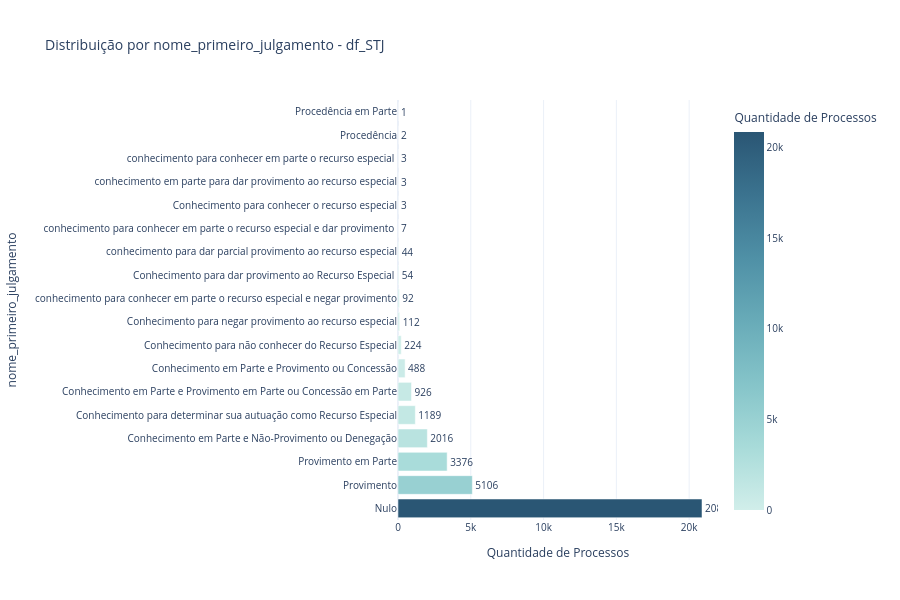

Notebook code for this chart:
### Markdown cell above
## EDA - Resultado Decisão

### Code cell
# prepara a Series e transforma em DataFrame para evitar ambiguidade do plotly.express
resultado_decisao_counts = df['nome_primeiro_julgamento'].fillna('Nulo').value_counts().head(20)

df_plot = resultado_decisao_counts.reset_index()
df_plot.columns = ['nome_primeiro_julgamento', 'count']

import plotly.express as px

fig = px.bar(
    df_plot,
    x='count',
    y='nome_primeiro_julgamento',
    orientation='h',
    title=f'Distribuição por nome_primeiro_julgamento - {nome_df}',
    labels={'count': 'Quantidade de Processos', 'nome_primeiro_julgamento': 'nome_primeiro_julgamento'},
    color='count',
    color_continuous_scale='Teal',
    text='count'
)

fig.update_layout(
    template='plotly_white',
    height=600,
    showlegend=False,
    font=dict(size=10)
)
fig.update_traces(textposition='outside')
fig.show()

print(f"Total de nome_primeiro_julgamento: {df['nome_primeiro_julgamento'].nunique()}")
print(f"\nTop nome_primeiro_julgamento:")
print(resultado_decisao_counts)

### Figure 1 — Plotly figure (JSON) as saved in the notebook; plotly's stock layout.template omitted (floating-point values rounded to 4 significant figures)
{"data": [{"hovertemplate": "Quantidade de Processos=%{marker.color}<br>nome_primeiro_julgamento=%{y}<extra></extra>", "legendgroup": "", "marker": {"color": [20882, 5106, 3376, 2016, 1189, 926, 488, 224, 112, 92, 54, 44, 7, 3, 3, 3, 2, 1], "coloraxis": "coloraxis", "pattern": {"shape": ""}}, "name": "", "orientation": "h", "showlegend": false, "text": [20880.0, 5106.0, 3376.0, 2016.0, 1189.0, 926.0, 488.0, 224.0, 112.0, 92.0, 54.0, 44.0, 7.0, 3.0, 3.0, 3.0, 2.0, 1.0], "textposition": "outside", "type": "bar", "x": [20882, 5106, 3376, 2016, 1189, 926, 488, 224, 112, 92, 54, 44, 7, 3, 3, 3, 2, 1], "xaxis": "x", "y": ["Nulo", "Provimento", "Provimento em Parte", "Conhecimento em Parte e Não-Provimento ou Denegação", "Conhecimento para determinar sua autuação como Recurso Especial", "Conhecimento em Parte e Provimento em Parte ou Concessão em Parte", "Conhecimento em Parte e Provimento ou Concessão", "Conhecimento para não conhecer do Recurso Especial", "Conhecimento para negar provimento ao recurso especial", "conhecimento para conhecer em parte o recurso especial e negar provimento", "Conhecimento para dar provimento ao Recurso Especial ", "conhecimento para dar parcial provimento ao recurso especial", "conhecimento para conhecer em parte o recurso especial e dar provimento ", "Conhecimento para conhecer o recurso especial", "conhecimento em parte para dar provimento ao recurso especial", "conhecimento para conhecer em parte o recurso especial ", "Procedência", "Procedência em Parte"], "yaxis": "y"}], "layout": {"barmode": "relative", "coloraxis": {"colorbar": {"title": {"text": "Quantidade de Processos"}}, "colorscale": [[0, "rgb(209, 238, 234)"], [0.1667, "rgb(168, 219, 217)"], [0.3333, "rgb(133, 196, 201)"], [0.5, "rgb(104, 171, 184)"], [0.6667, "rgb(79, 144, 166)"], [0.8333, "rgb(59, 115, 143)"], [1, "rgb(42, 86, 116)"]]}, "font": {"size": 10}, "height": 600, "legend": {"tracegroupgap": 0}, "showlegend": false, "title": {"text": "Distribuição por nome_primeiro_julgamento - df_STJ"}, "xaxis": {"anchor": "y", "domain": [0, 1], "title": {"text": "Quantidade de Processos"}}, "yaxis": {"anchor": "x", "domain": [0, 1], "title": {"text": "nome_primeiro_julgamento"}}}}
